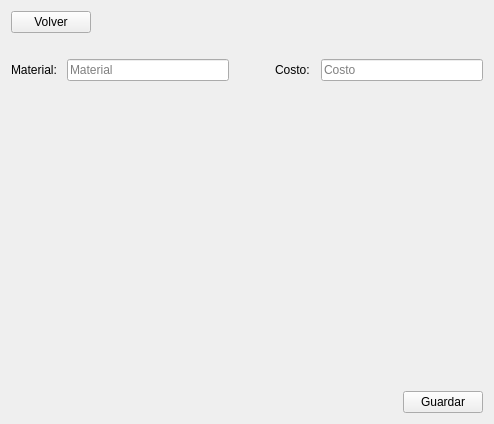
<?xml version="1.0" encoding="UTF-8"?>
<ui version="4.0">
 <class>materialesForm</class>
 <widget class="QWidget" name="materialesForm">
  <property name="geometry">
   <rect>
    <x>0</x>
    <y>0</y>
    <width>494</width>
    <height>424</height>
   </rect>
  </property>
  <property name="windowTitle">
   <string>Form</string>
  </property>
  <property name="styleSheet">
   <string notr="true"/>
  </property>
  <layout class="QVBoxLayout" name="verticalLayout">
   <item>
    <layout class="QHBoxLayout" name="horizontalLayout">
     <item>
      <widget class="QPushButton" name="bt_back">
       <property name="cursor">
        <cursorShape>PointingHandCursor</cursorShape>
       </property>
       <property name="text">
        <string>Volver</string>
       </property>
       <property name="icon">
        <iconset>
         <normaloff>images/back-arrow.svg</normaloff>images/back-arrow.svg</iconset>
       </property>
       <property name="iconSize">
        <size>
         <width>32</width>
         <height>32</height>
        </size>
       </property>
      </widget>
     </item>
     <item>
      <spacer name="horizontalSpacer">
       <property name="orientation">
        <enum>Qt::Horizontal</enum>
       </property>
       <property name="sizeHint" stdset="0">
        <size>
         <width>40</width>
         <height>20</height>
        </size>
       </property>
      </spacer>
     </item>
    </layout>
   </item>
   <item>
    <widget class="QPushButton" name="bt_title">
     <property name="minimumSize">
      <size>
       <width>0</width>
       <height>0</height>
      </size>
     </property>
     <property name="layoutDirection">
      <enum>Qt::RightToLeft</enum>
     </property>
     <property name="styleSheet">
      <string notr="true">background-color: rgba(255, 255, 255, 0);
border: none;</string>
     </property>
     <property name="text">
      <string/>
     </property>
     <property name="icon">
      <iconset>
       <normaloff>images/materials white.svg</normaloff>images/materials white.svg</iconset>
     </property>
     <property name="iconSize">
      <size>
       <width>100</width>
       <height>100</height>
      </size>
     </property>
    </widget>
   </item>
   <item>
    <layout class="QHBoxLayout" name="horizontalLayout_2" stretch="1,4,0,1,4">
     <item>
      <widget class="QLabel" name="label_2">
       <property name="text">
        <string>Material: </string>
       </property>
      </widget>
     </item>
     <item>
      <widget class="QLineEdit" name="lineEdit">
       <property name="placeholderText">
        <string>Material</string>
       </property>
      </widget>
     </item>
     <item>
      <spacer name="horizontalSpacer_3">
       <property name="orientation">
        <enum>Qt::Horizontal</enum>
       </property>
       <property name="sizeHint" stdset="0">
        <size>
         <width>40</width>
         <height>20</height>
        </size>
       </property>
      </spacer>
     </item>
     <item>
      <widget class="QLabel" name="label">
       <property name="text">
        <string>Costo: </string>
       </property>
      </widget>
     </item>
     <item>
      <widget class="QLineEdit" name="costo">
       <property name="placeholderText">
        <string>Costo</string>
       </property>
      </widget>
     </item>
    </layout>
   </item>
   <item>
    <spacer name="verticalSpacer_2">
     <property name="orientation">
      <enum>Qt::Vertical</enum>
     </property>
     <property name="sizeHint" stdset="0">
      <size>
       <width>20</width>
       <height>40</height>
      </size>
     </property>
    </spacer>
   </item>
   <item>
    <layout class="QHBoxLayout" name="horizontalLayout_3">
     <item>
      <spacer name="horizontalSpacer_2">
       <property name="orientation">
        <enum>Qt::Horizontal</enum>
       </property>
       <property name="sizeHint" stdset="0">
        <size>
         <width>40</width>
         <height>20</height>
        </size>
       </property>
      </spacer>
     </item>
     <item>
      <widget class="QPushButton" name="bt_save">
       <property name="cursor">
        <cursorShape>PointingHandCursor</cursorShape>
       </property>
       <property name="text">
        <string>Guardar</string>
       </property>
       <property name="icon">
        <iconset>
         <normaloff>images/save.svg</normaloff>images/save.svg</iconset>
       </property>
       <property name="iconSize">
        <size>
         <width>32</width>
         <height>32</height>
        </size>
       </property>
      </widget>
     </item>
    </layout>
   </item>
  </layout>
 </widget>
 <resources/>
 <connections/>
</ui>
